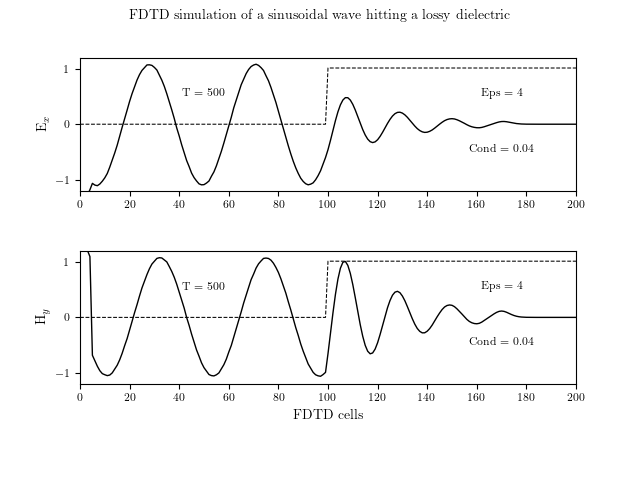

Recreate this plot in Python.
#!/usr/bin/env python
# File: fd1d_1_1.py
# Name: D.Saravanan
# Date: 29/10/2021

""" Simulation of a sinusoidal wave hitting a lossy dielectric """

import matplotlib
import matplotlib.pyplot as plt
import numpy as np

matplotlib.rcParams["text.usetex"] = True
matplotlib.rcParams["pgf.texsystem"] = "pdflatex"
matplotlib.rcParams.update(
    {
        "font.family": "serif",
        "font.size": 8,
        "axes.labelsize": 10,
        "axes.titlesize": 10,
        "figure.titlesize": 10,
    }
)

ke = 201
ex = np.zeros(ke)
hy = np.zeros(ke)

dx = 0.01  # cell size
dt = dx / 6e8  # time step size
freq = 700e6  # frequency 700 MHz

boundary_low = [0, 0]
boundary_high = [0, 0]

# Create Dielectric Profile
epsz = 8.854e-12  # vacuum permittivity (F/m)
epsilon = 4  # relative permittivity
sigma = 0.04  # conductivity (S/m)

ca = np.ones(ke)
cb = 0.5 * np.ones(ke)

eaf = dt * sigma / (2 * epsz * epsilon)
ca[100:] = (1 - eaf) / (1 + eaf)
cb[100:] = 0.5 / (epsilon * (1 + eaf))

nsteps = 500

# FDTD loop
for time_step in range(1, nsteps + 1):

    # calculate the Ex field
    for k in range(1, ke):
        ex[k] = ca[k] * ex[k] + cb[k] * (hy[k - 1] - hy[k])

    # put a sinusoidal at the low end
    ex[5] = ex[5] + np.sin(2 * np.pi * freq * dt * time_step)

    # absorbing boundary conditions
    ex[0] = boundary_low.pop(0)
    boundary_low.append(ex[1])
    ex[ke - 1] = boundary_high.pop(0)
    boundary_high.append(ex[ke - 2])

    # calculate the Hy field
    for k in range(ke - 1):
        hy[k] = hy[k] + 0.5 * (ex[k] - ex[k + 1])

fig, (ax1, ax2) = plt.subplots(2)
fig.suptitle(r"FDTD simulation of a sinusoidal wave hitting a lossy dielectric")
ax1.plot(ex, "k", lw=1)
ax1.plot((0.5 / cb - 1) / 3, "k--", lw=0.75)
ax1.text(50, 0.5, "T = {}".format(time_step), horizontalalignment="center")
ax1.text(170, 0.5, "Eps = {}".format(epsilon), horizontalalignment="center")
ax1.text(170, -0.5, "Cond = {}".format(sigma), horizontalalignment="center")
ax1.set(xlim=(0, 200), ylim=(-1.2, 1.2), ylabel=r"E$_x$")
ax1.set(xticks=range(0, 220, 20), yticks=np.arange(-1, 1.2, 1))
ax2.plot(hy, "k", lw=1)
ax2.plot((0.5 / cb - 1) / 3, "k--", lw=0.75)
ax2.text(50, 0.5, "T = {}".format(time_step), horizontalalignment="center")
ax2.text(170, 0.5, "Eps = {}".format(epsilon), horizontalalignment="center")
ax2.text(170, -0.5, "Cond = {}".format(sigma), horizontalalignment="center")
ax2.set(xlim=(0, 200), ylim=(-1.2, 1.2), xlabel=r"FDTD cells", ylabel=r"H$_y$")
ax2.set(xticks=range(0, 220, 20), yticks=np.arange(-1, 1.2, 1))
plt.subplots_adjust(bottom=0.2, hspace=0.45)
plt.savefig("fd1d_1_1.png")
